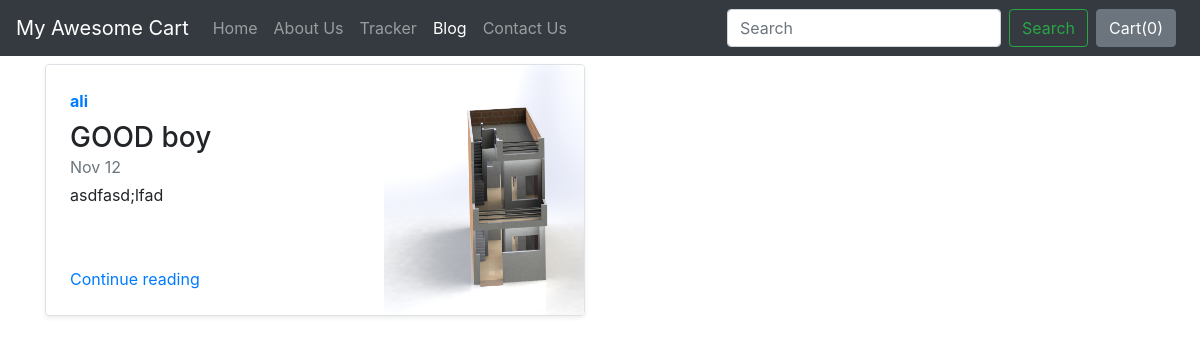
Screenshot of /blog/ with the database file from the repository.
### blog/models.py (models this page shows, shortened)
class Blogpost(models.Model):
    post_id = models.AutoField(primary_key=True)
    title = models.CharField(max_length=50)
    head0 = models.CharField(max_length=500, default="")
    chead0 = models.CharField(max_length=5000, default="")
    head1 = models.CharField(max_length=500, default="")
    chead1 = models.CharField(max_length=5000, default="")
    head2 = models.CharField(max_length=500, default="")
    chead2 = models.CharField(max_length=5000, default="")
    pub_date = models.DateField()
    thumbnail = models.ImageField(upload_to='shop/images', default="")

### blog/views.py (the view)
# urls.py: path("", views.index, name="blogHome"),
def index(request):
    myposts  = Blogpost.objects.all()
    return render(request, 'blog/index.html',{'myposts':myposts})

### blog/templates/blog/index.html (shortened to what this page needs)
{% extends 'blog/basic.html' %}
{% block body %}
<div class="container">
<div class="row my-2">
    {% for item in myposts %}
        <div class="col-md-6">
            <div
                class="row no-gutters border rounded overflow-hidden flex-md-row mb-4 shadow-sm h-md-250 position-relative">
                <div class="col p-4 d-flex flex-column position-static">
                    <strong class="d-inline-block mb-2 text-primary">{{item.head0}}</strong>
                    <h3 class="mb-0">{{item.title}}</h3>
                    <div class="mb-1 text-muted">Nov 12</div>
                    <p class="card-text mb-auto">{{item.head1}}</p>
                    <a href="blogpost/{{item.post_id}}" class="stretched-link">Continue reading</a>
                </div>
                <div class="col-auto d-none d-lg-block">
                    <img src="/media/{{item.thumbnail}}" class="bd-placeholder-img" width="200" height="250"
                        aria-label="Placeholder: Thumbnail"/>
                </div>
            </div>
        </div>
    {% endfor %}
</div>
{% endblock %}

### rows the page displays
Blogpost: head0 "ali", title "GOOD boy", head1 "asdfasd;lfad", thumbnail (picture)
